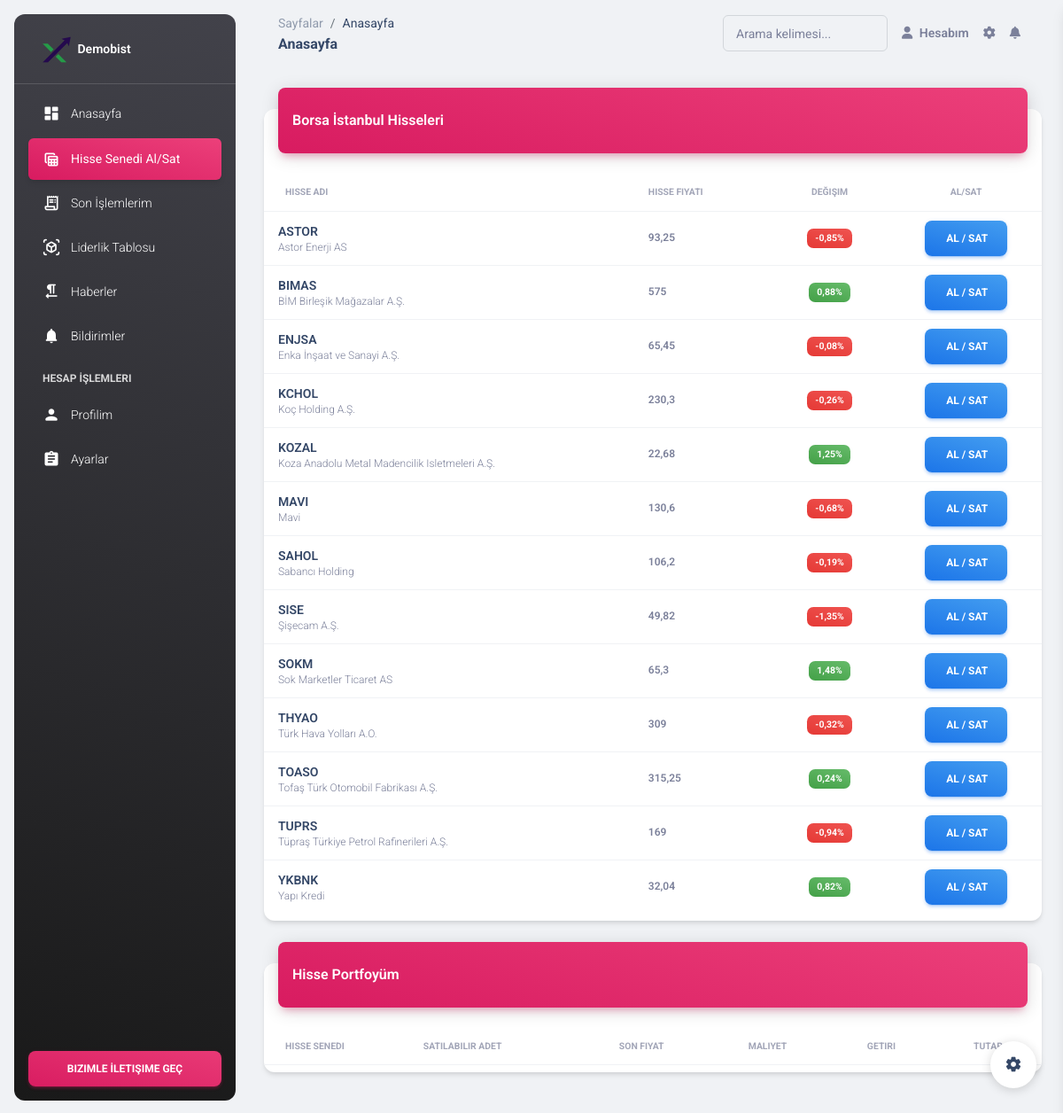
/panel/borsa-istanbul.php (signed in), run on the app's committed database.
### tables this page shows
CREATE TABLE `demobist_bist_data` (
  `stock_id` int(11) NOT NULL,
  `stock_name` varchar(255) NOT NULL,
  `stock_value` varchar(10) NOT NULL,
  `stock_percentage` varchar(10) NOT NULL
);

### functions/bist-sql.php (called while the page is built, shortened)
<?php
class bistSql
{
    public function connectMysql()
    {
        $host = $_ENV['DB_HOST'];
        $dbname = $_ENV['DB_NAME'];
        $username = $_ENV['DB_USER'];;
        $password = $_ENV['DB_PASS'];;
        try {
            $conn = new PDO("mysql:host=$host;dbname=$dbname;charset=utf8mb4", $username, $password);
            $conn->setAttribute(PDO::ATTR_ERRMODE, PDO::ERRMODE_EXCEPTION);
            $conn->exec("SET NAMES 'utf8mb4'");
            $conn->exec("SET CHARACTER SET utf8mb4");
            return $conn;
        } catch (PDOException $e) {
            error_log('PDO Exception: ' . $e->getMessage(), 0);
            die("Bağlantı hatası oluştu. Lütfen daha sonra tekrar deneyiniz.");
        }
    }
    function listAll($query)
    {
        $conn = $this->connectMysql();
        $sql = $query;
        $data = $conn->query($sql);
        return $data->fetchAll(PDO::FETCH_ASSOC);
    }
    function countStock($user_id,$stock_id){
        $sql = "SELECT stock_quantity FROM demobist_stock_wallet WHERE user_id = :user_id AND stock_id = :stock_id";
        $stmt = $this->connectMysql()->prepare($sql);
        try {
            $stmt->execute([':user_id' => $user_id, ':stock_id' => $stock_id]);
            $data = $stmt->fetch(PDO::FETCH_ASSOC);
            if ($data === false) {
                return 0;
            }
            return $data["stock_quantity"];
        } catch (PDOException $e) {
            error_log("Database error: " . $e->getMessage());
            return null;
        }
    }
}

### panel/connection.php (called while the page is built, shortened)
<?php
require_once "../functions/bist-sql.php";
require_once "../functions/bist-name-values.php";
$bistSql = new bistSql();
$user_id = $_SESSION["user_id"];

### functions/bist-name-values.php (called while the page is built)
<?php
$bist_name_values = [
      "ASTOR" => "Astor Enerji AS",
     "BIMAS" => "BİM Birleşik Mağazalar A.Ş.",
       "ENJSA" => "Enka İnşaat ve Sanayi A.Ş.",
      "KCHOL" => "Koç Holding A.Ş.",
    "KOZAL" => "Koza Anadolu Metal Madencilik Isletmeleri A.Ş.",
    "MAVI" => "Mavi",
    "SISE" => "Şişecam A.Ş.",
    "SAHOL" => "Sabancı Holding",
    "SOKM" => "Sok Marketler Ticaret AS",
    "THYAO" => "Türk Hava Yolları A.O.",
    "TOASO" => "Tofaş Türk Otomobil Fabrikası A.Ş.",
      "TUPRS" => "Tüpraş Türkiye Petrol Rafinerileri A.Ş.",
    "YKBNK" => "Yapı Kredi",
];

### panel/borsa-istanbul.php (the view, shortened to what this page needs)
<!DOCTYPE html>
<html lang="en">
<head>
    <link href="./assets/css/nucleo-icons.css" rel="stylesheet" />
    <link href="./assets/css/nucleo-svg.css" rel="stylesheet" />
    <link id="pagestyle" href="./assets/css/material-dashboard.css?v=3.0.0" rel="stylesheet" />
</head>
<?php
require "connection.php";
$bist_data = $bistSql->listAll("select * from demobist_bist_data");
?>
<body class="g-sidenav-show  bg-gray-200">
    <?php include "menu.php"; ?>
    <main class="main-content position-relative max-height-vh-100 h-100 border-radius-lg ">
        <?php
        include "navbar.php";
        ?>
        <div class="container-fluid py-4">
            <div class="row">
                <div class="col-12">
                    <div class="card my-4">
                        <div class="card-header p-0 position-relative mt-n4 mx-3 z-index-2">
                            <div class="bg-gradient-primary shadow-primary border-radius-lg pt-4 pb-3">
                                <h6 class="text-white text-capitalize ps-3">Borsa İstanbul Hisseleri</h6>
                            </div>
                        </div>
                        <div class="card-body px-0 pb-2">
                            <div class="table-responsive p-0">
                                <table class="table align-items-center mb-0">
                                    <thead>
                                        <tr>
                                            <th class="text-uppercase text-secondary text-xxs font-weight-bolder opacity-7">
                                                Hisse Adı</th>
                                            <th class="text-uppercase text-secondary text-xxs font-weight-bolder opacity-7 ps-2">
                                                Hisse Fiyatı</th>
                                            <th class="text-center text-uppercase text-secondary text-xxs font-weight-bolder opacity-7">
                                                Değişim</th>
                                            <th class="text-center text-uppercase text-secondary text-xxs font-weight-bolder opacity-7">
                                                Al/Sat</th>
                                        </tr>
                                    </thead>
                                    <tbody>
                                        <?php foreach ($bist_data as $b) :
                                            $b["stock_count"] = $bistSql->countStock($user_id, $b["stock_id"]);
                                        ?>
                                            <tr>
                                                <td>
                                                    <div class="d-flex px-2 py-1">
                                                        <div class="d-flex flex-column justify-content-center">
                                                            <h6 class="mb-0 text-sm"><?php echo $b["stock_name"] ?></h6>
                                                            <p class="text-xs text-secondary mb-0">
                                                                <?php echo $bist_name_values[$b["stock_name"]]; ?></p>
                                                        </div>
                                                    </div>
                                                </td>
                                                <td>
                                                    <p class="text-xs font-weight-bold mb-0"><?php echo $b["stock_value"] ?>
                                                    </p>
                                                </td>
                                                <td class="align-middle text-center text-sm">
                                                    <span class="badge badge-sm bg-gradient-success <?php
                                                                                                    $bg_color = $b["stock_percentage"] > 0 ? "bg-gradient-success" : "bg-gradient-danger";
                                                                                                    echo $bg_color;
                                                                                                    ?>"><?php echo $b["stock_percentage"] ?>%
                                                    </span>
                                                </td>
                                                <td class="align-middle text-center">
                                                    <button class="btn bg-gradient-info w-60 mb-0 toast-btn" type="button" data-toggle="modal" data-target="#myModal" onclick='buyOrsellFunc(<?php echo htmlspecialchars(json_encode($b), ENT_QUOTES, "UTF-8"); ?>)'>
                                                        Al / Sat
                                                    </button>
                                                </td>
                                            </tr>
                                        <?php endforeach; ?>
                                    </tbody>
                                </table>
                            </div>
                        </div>
                    </div>
                </div>
            </div>
            <div class="row">
                <div class="col-12">
                    <div class="card my-4">
                        <div class="card-header p-0 position-relative mt-n4 mx-3 z-index-2">
                            <div class="bg-gradient-primary shadow-primary border-radius-lg pt-4 pb-3">
                                <h6 class="text-white text-capitalize ps-3">Hisse Portfoyüm</h6>
                            </div>
                        </div>
                        <div class="card-body px-0 pb-2">
                            <div class="table-responsive">
                                <table class="table align-items-center mb-0">
                                    <thead>
                                        <tr>
                                            <th class="text-uppercase text-secondary text-xxs font-weight-bolder opacity-7">
                                                Hisse Senedi</th>
                                            <th class="text-uppercase text-secondary text-xxs font-weight-bolder opacity-7 ps-2">
                                                Satılabilir Adet</th>
                                            <th class="text-center text-uppercase text-secondary text-xxs font-weight-bolder opacity-7">
                                                Son Fiyat</th>
                                            <th class="text-center text-uppercase text-secondary text-xxs font-weight-bolder opacity-7">
                                                Maliyet</th>
                                            <th class="text-center text-uppercase text-secondary text-xxs font-weight-bolder opacity-7">
                                                Getiri</th>
                                            <th class="text-center text-uppercase text-secondary text-xxs font-weight-bolder opacity-7">
                                                Tutar</th>
                                        </tr>
                                    </thead>
                                </table>
                            </div>
                        </div>
                    </div>
                </div>
            </div>
        </div>
    </main>
    <?php
    include "tasarimci.php";
    ?>
    <link rel="stylesheet" href="https://cdn.jsdelivr.net/npm/toastify-js/src/toastify.min.css">
</body>
</html>

### data on the page
demobist_bist_data: stock_name "ASTOR", stock_name "Astor Enerji AS", stock_value "93,25", stock_percentage "-0,85"
demobist_bist_data: stock_name "BIMAS", stock_name "BİM Birleşik Mağazalar A.Ş.", stock_value "575", stock_percentage "0,88"
demobist_bist_data: stock_name "ENJSA", stock_name "Enka İnşaat ve Sanayi A.Ş.", stock_value "65,45", stock_percentage "-0,08"
demobist_bist_data: stock_name "KCHOL", stock_name "Koç Holding A.Ş.", stock_value "230,3", stock_percentage "-0,26"
demobist_bist_data: stock_name "KOZAL", stock_name "Koza Anadolu Metal Madencilik Isletmeleri A.Ş.", stock_value "22,68", stock_percentage "1,25"
demobist_bist_data: stock_name "MAVI", stock_name "Mavi", stock_value "130,6", stock_percentage "-0,68"
demobist_bist_data: stock_name "SAHOL", stock_name "Sabancı Holding", stock_value "106,2", stock_percentage "-0,19"
demobist_bist_data: stock_name "SISE", stock_name "Şişecam A.Ş.", stock_value "49,82", stock_percentage "-1,35"
demobist_bist_data: stock_name "SOKM", stock_name "Sok Marketler Ticaret AS", stock_value "65,3", stock_percentage "1,48"
demobist_bist_data: stock_name "THYAO", stock_name "Türk Hava Yolları A.O.", stock_value "309", stock_percentage "-0,32"
demobist_bist_data: stock_name "TOASO", stock_name "Tofaş Türk Otomobil Fabrikası A.Ş.", stock_value "315,25", stock_percentage "0,24"
demobist_bist_data: stock_name "TUPRS", stock_name "Tüpraş Türkiye Petrol Rafinerileri A.Ş.", stock_value "169", stock_percentage "-0,94"
demobist_bist_data: stock_name "YKBNK", stock_name "Yapı Kredi", stock_value "32,04", stock_percentage "0,82"
